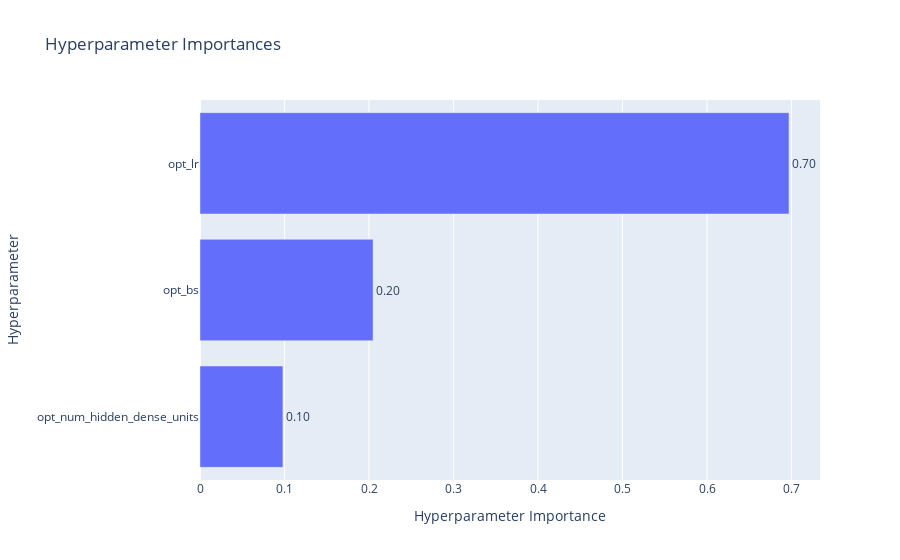

Notebook cell for this chart:
### Code cell
from optuna.visualization import plot_param_importances
plot_param_importances(study)

### Figure 1 — Plotly figure (JSON) as saved in the notebook; plotly's stock layout.template omitted (floating-point values rounded to 4 significant figures)
{"data": [{"cliponaxis": false, "hovertemplate": ["opt_num_hidden_dense_units (IntDistribution): 0.09811893946693931<extra></extra>", "opt_bs (IntDistribution): 0.2048369921592072<extra></extra>", "opt_lr (FloatDistribution): 0.6970440683738535<extra></extra>"], "name": "Objective Value", "orientation": "h", "text": ["0.10", "0.20", "0.70"], "textposition": "outside", "type": "bar", "x": [0.09812, 0.2048, 0.697], "y": ["opt_num_hidden_dense_units", "opt_bs", "opt_lr"]}], "layout": {"title": {"text": "Hyperparameter Importances"}, "xaxis": {"title": {"text": "Hyperparameter Importance"}}, "yaxis": {"title": {"text": "Hyperparameter"}}}}
